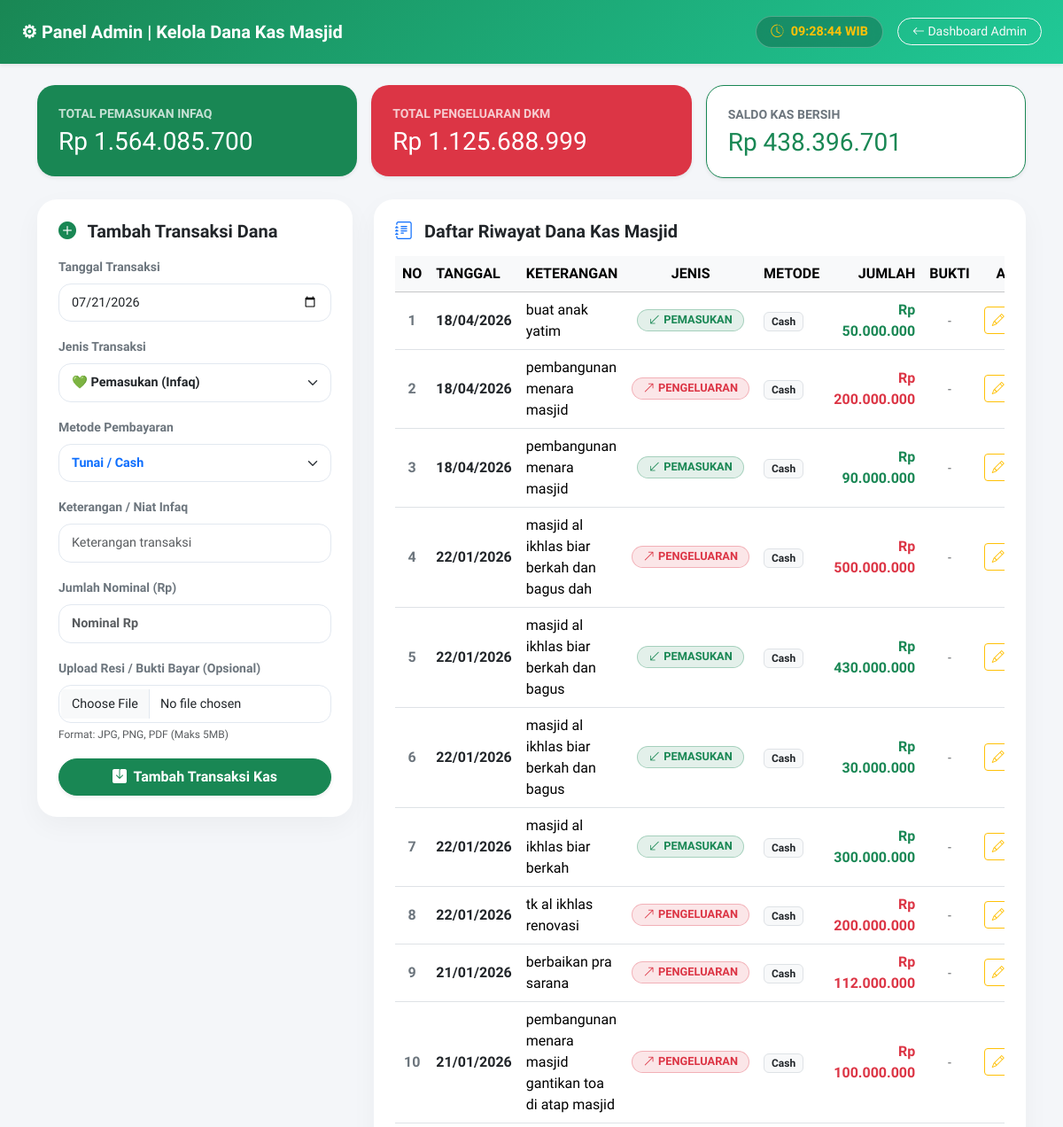
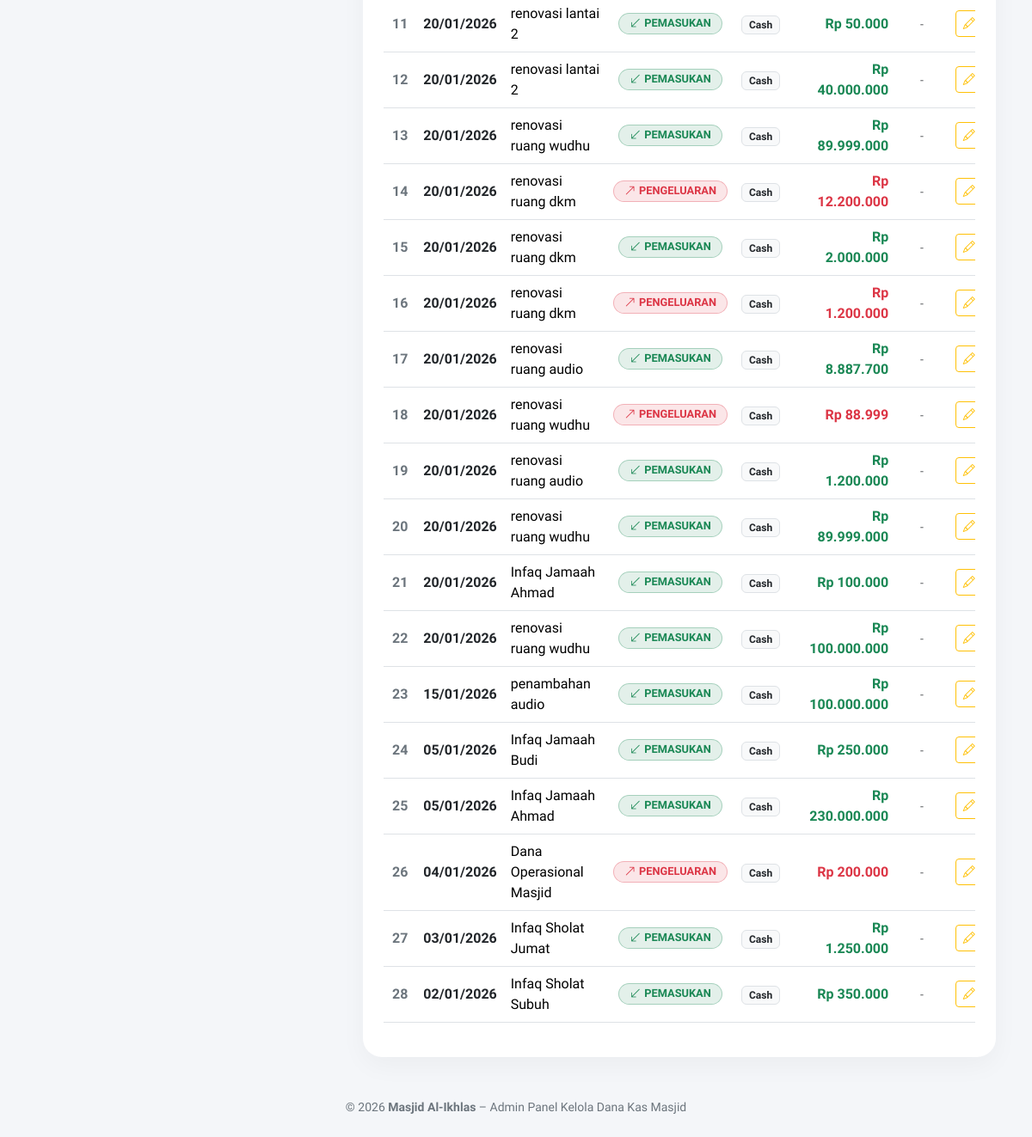
/admin/dana.php (signed in), run on the app's committed database (2 pictures, top to bottom).
### tables this page shows
CREATE TABLE `keuangan` (
  `id` int(11) NOT NULL,
  `tanggal` date NOT NULL,
  `jenis` enum('infaq','dkm') NOT NULL,
  `keterangan` varchar(255) NOT NULL,
  `jumlah` int(11) NOT NULL,
  `user_id` int(11) NOT NULL
);

### admin/dana.php (the view, shortened to what this page needs)
<?php
include "../config/koneksi.php";
$edit = false;
$dEdit = null;
$infaq = mysqli_fetch_assoc(mysqli_query($koneksi,"SELECT SUM(jumlah) AS total FROM keuangan WHERE jenis='infaq'"))['total'] ?? 0;
$dkm = mysqli_fetch_assoc(mysqli_query($koneksi,"SELECT SUM(jumlah) AS total FROM keuangan WHERE jenis IN ('dkm', 'pengeluaran')"))['total'] ?? 0;
$saldo = $infaq - $dkm;
?>
<!DOCTYPE html>
<html lang="id">
<head>
    <link href="https://cdn.jsdelivr.net/npm/bootstrap@5.3.3/dist/css/bootstrap.min.css" rel="stylesheet">
    <link href="https://cdn.jsdelivr.net/npm/bootstrap-icons@1.11.3/font/bootstrap-icons.css" rel="stylesheet">
</head>
<body>
    <nav class="navbar navbar-dark navbar-custom shadow-sm py-3">
        <div class="container-fluid px-4">
            <span class="navbar-brand fw-bold fs-5 d-flex align-items-center gap-2">
                ⚙ Panel Admin | Kelola Dana Kas Masjid
            </span>
            <div class="text-white d-flex align-items-center gap-2 flex-wrap justify-content-end">
                <div class="clock-badge d-flex align-items-center gap-2 me-2">
                    <i class="bi bi-clock-history text-warning"></i>
                    <span id="adminClock" class="text-warning">--:--:-- WIB</span>
                </div>
                <a href="index.php" class="btn btn-outline-light btn-sm rounded-pill px-3">
                    <i class="bi bi-arrow-left"></i> Dashboard Admin
                </a>
            </div>
        </div>
    </nav>
    <div class="container py-4">
        <div class="row g-3 mb-4">
            <div class="col-md-4">
                <div class="stat-card-custom bg-success text-white shadow-sm">
                    <small class="opacity-75 text-uppercase fw-bold d-block mb-1">TOTAL PEMASUKAN INFAQ</small>
                    <h3 class="fw-extrabold m-0">Rp <?= number_format($infaq,0,',','.') ?></h3>
                </div>
            </div>
            <div class="col-md-4">
                <div class="stat-card-custom bg-danger text-white shadow-sm">
                    <small class="opacity-75 text-uppercase fw-bold d-block mb-1">TOTAL PENGELUARAN DKM</small>
                    <h3 class="fw-extrabold m-0">Rp <?= number_format($dkm,0,',','.') ?></h3>
                </div>
            </div>
            <div class="col-md-4">
                <div class="stat-card-custom bg-white border border-success text-success shadow-sm">
                    <small class="text-secondary text-uppercase fw-bold d-block mb-1">SALDO KAS BERSIH</small>
                    <h3 class="fw-extrabold text-success m-0">Rp <?= number_format($saldo,0,',','.') ?></h3>
                </div>
            </div>
        </div>
        <div class="row g-4">
            <div class="col-lg-4">
                <div class="card card-custom p-4">
                    <h5 class="fw-bold text-dark mb-3">
                        <i class="bi bi-<?= $edit?'pencil-square text-warning':'plus-circle-fill text-success' ?> me-2"></i>
                        <?= $edit ? 'Edit Transaksi Kas' : 'Tambah Transaksi Dana' ?>
                    </h5>
                    <form method="post" enctype="multipart/form-data">
                        <div class="mb-3">
                            <label class="form-label fw-bold text-secondary small">Tanggal Transaksi</label>
                            <input type="date" name="tanggal" class="form-control form-control-custom" value="<?= $edit ? $dEdit['tanggal'] : date('Y-m-d') ?>" required>
                        </div>
                        <div class="mb-3">
                            <label class="form-label fw-bold text-secondary small">Jenis Transaksi</label>
                            <select name="jenis" class="form-select form-select-custom fw-bold" required>
                                <option value="infaq" <?= $edit && $dEdit['jenis']=='infaq' ? 'selected':'' ?>>💚 Pemasukan (Infaq)</option>
                            </select>
                        </div>
                        <div class="mb-3">
                            <label class="form-label fw-bold text-secondary small">Metode Pembayaran</label>
                            <select name="metode_bayar" class="form-select form-select-custom fw-bold text-primary" required>
                                <option value="Tunai" <?= $edit && ($dEdit['metode_bayar']??'')=='Tunai' ? 'selected':'' ?>>Tunai / Cash</option>
                            </select>
                        </div>
                        <div class="mb-3">
                            <label class="form-label fw-bold text-secondary small">Keterangan / Niat Infaq</label>
                            <input type="text" name="keterangan" class="form-control form-control-custom" value="<?= $edit ? htmlspecialchars($dEdit['keterangan']) : '' ?>" placeholder="Keterangan transaksi" required>
                        </div>
                        <div class="mb-3">
                            <label class="form-label fw-bold text-secondary small">Jumlah Nominal (Rp)</label>
                            <input type="number" name="jumlah" class="form-control form-control-custom fw-bold text-success" value="<?= $edit ? $dEdit['jumlah'] : '' ?>" placeholder="Nominal Rp" min="1" required>
                        </div>
                        <div class="mb-3">
                            <label class="form-label fw-bold text-secondary small">Upload Resi / Bukti Bayar (Opsional)</label>
                            <input type="file" name="bukti" class="form-control form-control-custom" accept="image/*,.pdf">
                            <small class="text-muted" style="font-size:0.75rem;">Format: JPG, PNG, PDF (Maks 5MB)</small>
                        </div>
                        <div class="d-grid gap-2">
                            <?php if($edit){ ?>
                                <button type="submit" name="edit" class="btn btn-warning fw-bold py-2 rounded-pill shadow-sm text-dark">
                                    <i class="bi bi-check-lg me-1"></i> Simpan Perubahan
                                </button>
                                <a href="dana.php" class="btn btn-outline-secondary rounded-pill py-2 text-center">Batal</a>
                            <?php }else{ ?>
                                <button type="submit" name="tambah" class="btn btn-success fw-bold py-2 rounded-pill shadow-sm">
                                    <i class="bi bi-save-fill me-1"></i> Tambah Transaksi Kas
                                </button>
                            <?php } ?>
                        </div>
                    </form>
                </div>
            </div>
            <div class="col-lg-8">
                <div class="card card-custom p-4">
                    <h5 class="fw-bold text-dark mb-3">
                        <i class="bi bi-journal-text text-primary me-2"></i> Daftar Riwayat Dana Kas Masjid
                    </h5>
                    <div class="table-responsive">
                        <table class="table table-hover align-middle">
                            <thead class="table-light">
                                <tr>
                                    <th class="text-center" style="width: 50px;">NO</th>
                                    <th>TANGGAL</th>
                                    <th>KETERANGAN</th>
                                    <th class="text-center">JENIS</th>
                                    <th>METODE</th>
                                    <th class="text-end">JUMLAH</th>
                                    <th class="text-center">BUKTI</th>
                                    <th class="text-center" style="width: 90px;">AKSI</th>
                                </tr>
                            </thead>
                            <tbody>
                                <?php
                                $no = 1;
                                $q = mysqli_query($koneksi,"SELECT * FROM keuangan ORDER BY tanggal DESC, id DESC");
                                while($d = mysqli_fetch_assoc($q)){
                                ?>
                                <tr>
                                    <td class="text-center fw-bold text-secondary"><?= $no++ ?></td>
                                    <td class="fw-semibold text-dark"><?= date('d/m/Y',strtotime($d['tanggal'])) ?></td>
                                    <td><?= htmlspecialchars($d['keterangan']) ?></td>
                                    <td class="text-center">
                                        <?php if($d['jenis']=='infaq'){ ?>
                                            <span class="badge-infaq"><i class="bi bi-arrow-down-left"></i> PEMASUKAN</span>
                                        <?php }else{ ?>
                                            <span class="badge-dkm"><i class="bi bi-arrow-up-right"></i> PENGELUARAN</span>
                                        <?php } ?>
                                    </td>
                                    <td>
                                        <span class="badge bg-light text-dark border px-2 py-1 small fw-bold">
                                            <?= htmlspecialchars($d['metode_bayar'] ?? 'Cash') ?>
                                        </span>
                                    </td>
                                    <td class="text-end fw-bold <?= $d['jenis']=='infaq'?'text-success':'text-danger' ?>">
                                        Rp <?= number_format($d['jumlah'],0,',','.') ?>
                                    </td>
                                    <td class="text-center">
                                        <?php if(!empty($d['bukti_bayar'])){ ?>
                                            <button class="btn btn-outline-success btn-sm rounded-circle p-1" style="width:32px; height:32px;"
                                                    onclick="viewBukti('../uploads/bukti/<?= $d['bukti_bayar'] ?>')" title="Lihat Bukti Transfer">
                                                <i class="bi bi-file-earmark-image"></i>
                                            </button>
                                        <?php } else { ?>
                                            <span class="text-muted small">-</span>
                                        <?php } ?>
                                    </td>
                                    <td class="text-center">
                                        <div class="btn-group btn-group-sm">
                                            <a href="?edit_id=<?= $d['id'] ?>" class="btn btn-outline-warning" title="Edit">
                                                <i class="bi bi-pencil"></i>
                                            </a>
                                        </div>
                                    </td>
                                </tr>
                                <?php } ?>
                            </tbody>
                        </table>
                    </div>
                </div>
            </div>
        </div>
    </div>
    <footer class="text-center py-4 mt-auto text-secondary small">
        © <?= date('Y'); ?> <strong>Masjid Al-Ikhlas</strong> – Admin Panel Kelola Dana Kas Masjid
    </footer>
</body>
</html>

### admin/dana.php (style rules this page uses)
body { font-family: 'Plus Jakarta Sans', sans-serif; background: #f4f6f9; min-height: 100vh; color: #212529; display: flex; flex-direction: column; }
.navbar-custom { background: linear-gradient(135deg, #198754, #20c997); }
.clock-badge { background: rgba(0, 0, 0, 0.22); backdrop-filter: blur(8px); border: 1px solid rgba(255, 255, 255, 0.25); border-radius: 30px; padding: 6px 16px; font-weight: 700; font-size: 0.9rem; }
.card-custom { background: #ffffff; border-radius: 22px; border: none; box-shadow: 0 10px 30px rgba(0,0,0,0.04); overflow: hidden; }
.stat-card-custom { border-radius: 20px; padding: 22px 24px; box-shadow: 0 8px 25px rgba(0, 0, 0, 0.04); border: none; }
.badge-infaq { background: rgba(25, 135, 84, 0.12); color: #198754; border: 1px solid rgba(25, 135, 84, 0.3); font-weight: 800; padding: 5px 12px; border-radius: 30px; display: inline-flex; align-items: center; justify-content: center; gap: 4px; font-size: 0.8rem; line-height: 1; white-space: nowrap; }
.badge-dkm { background: rgba(220, 53, 69, 0.12); color: #dc3545; border: 1px solid rgba(220, 53, 69, 0.3); font-weight: 800; padding: 5px 12px; border-radius: 30px; display: inline-flex; align-items: center; justify-content: center; gap: 4px; font-size: 0.8rem; line-height: 1; white-space: nowrap; }
.form-control-custom, .form-select-custom { border-radius: 14px; border: 1.5px solid #e2e8f0; padding: 10px 14px; font-weight: 500; font-size: 0.9rem; }

### data on the page
keuangan: tanggal "18/04/2026", keterangan "buat anak yatim", jenis "infaq" (drawn), metode_bayar "Cash", jumlah "50.000.000"
keuangan: tanggal "18/04/2026", keterangan "pembangunan menara masjid", jenis "dkm" (drawn), metode_bayar "Cash", jumlah "200.000.000"
keuangan: tanggal "18/04/2026", keterangan "pembangunan menara masjid", jenis "infaq" (drawn), metode_bayar "Cash", jumlah "90.000.000"
keuangan: tanggal "22/01/2026", keterangan "masjid al ikhlas biar berkah dan bagus dah", jenis "dkm" (drawn), metode_bayar "Cash", jumlah "500.000.000"
keuangan: tanggal "22/01/2026", keterangan "masjid al ikhlas biar berkah dan bagus", jenis "infaq" (drawn), metode_bayar "Cash", jumlah "430.000.000"
keuangan: tanggal "22/01/2026", keterangan "masjid al ikhlas biar berkah dan bagus", jenis "infaq" (drawn), metode_bayar "Cash", jumlah "30.000.000"
keuangan: tanggal "22/01/2026", keterangan "masjid al ikhlas biar berkah", jenis "infaq" (drawn), metode_bayar "Cash", jumlah "300.000.000"
keuangan: tanggal "22/01/2026", keterangan "tk al ikhlas renovasi", jenis "dkm" (drawn), metode_bayar "Cash", jumlah "200.000.000"
keuangan: tanggal "21/01/2026", keterangan "berbaikan pra sarana", jenis "dkm" (drawn), metode_bayar "Cash", jumlah "112.000.000"
keuangan: tanggal "21/01/2026", keterangan "pembangunan menara masjid gantikan toa di atap masjid", jenis "dkm" (drawn), metode_bayar "Cash", jumlah "100.000.000"
keuangan: tanggal "20/01/2026", keterangan "renovasi lantai 2", jenis "infaq" (drawn), metode_bayar "Cash", jumlah "50.000"
keuangan: tanggal "20/01/2026", keterangan "renovasi lantai 2", jenis "infaq" (drawn), metode_bayar "Cash", jumlah "40.000.000"
keuangan: tanggal "20/01/2026", keterangan "renovasi ruang wudhu", jenis "infaq" (drawn), metode_bayar "Cash", jumlah "89.999.000"
keuangan: tanggal "20/01/2026", keterangan "renovasi ruang dkm", jenis "dkm" (drawn), metode_bayar "Cash", jumlah "12.200.000"
keuangan: tanggal "20/01/2026", keterangan "renovasi ruang dkm", jenis "infaq" (drawn), metode_bayar "Cash", jumlah "2.000.000"
keuangan: tanggal "20/01/2026", keterangan "renovasi ruang dkm", jenis "dkm" (drawn), metode_bayar "Cash", jumlah "1.200.000"
keuangan: tanggal "20/01/2026", keterangan "renovasi ruang audio", jenis "infaq" (drawn), metode_bayar "Cash", jumlah "8.887.700"
keuangan: tanggal "20/01/2026", keterangan "renovasi ruang wudhu", jenis "dkm" (drawn), metode_bayar "Cash", jumlah "88.999"
keuangan: tanggal "20/01/2026", keterangan "renovasi ruang audio", jenis "infaq" (drawn), metode_bayar "Cash", jumlah "1.200.000"
keuangan: tanggal "20/01/2026", keterangan "renovasi ruang wudhu", jenis "infaq" (drawn), metode_bayar "Cash", jumlah "89.999.000"
keuangan: tanggal "20/01/2026", keterangan "Infaq Jamaah Ahmad", jenis "infaq" (drawn), metode_bayar "Cash", jumlah "100.000"
keuangan: tanggal "20/01/2026", keterangan "renovasi ruang wudhu", jenis "infaq" (drawn), metode_bayar "Cash", jumlah "100.000.000"
keuangan: tanggal "15/01/2026", keterangan "penambahan audio", jenis "infaq" (drawn), metode_bayar "Cash", jumlah "100.000.000"
keuangan: tanggal "05/01/2026", keterangan "Infaq Jamaah Budi", jenis "infaq" (drawn), metode_bayar "Cash", jumlah "250.000"
keuangan: tanggal "05/01/2026", keterangan "Infaq Jamaah Ahmad", jenis "infaq" (drawn), metode_bayar "Cash", jumlah "230.000.000"
keuangan: tanggal "04/01/2026", keterangan "Dana Operasional Masjid", jenis "dkm" (drawn), metode_bayar "Cash", jumlah "200.000"
keuangan: tanggal "03/01/2026", keterangan "Infaq Sholat Jumat", jenis "infaq" (drawn), metode_bayar "Cash", jumlah "1.250.000"
keuangan: tanggal "02/01/2026", keterangan "Infaq Sholat Subuh", jenis "infaq" (drawn), metode_bayar "Cash", jumlah "350.000"

### other printed values
$infaq "1.564.085.700"
$dkm "1.125.688.999"
$saldo "438.396.701"
